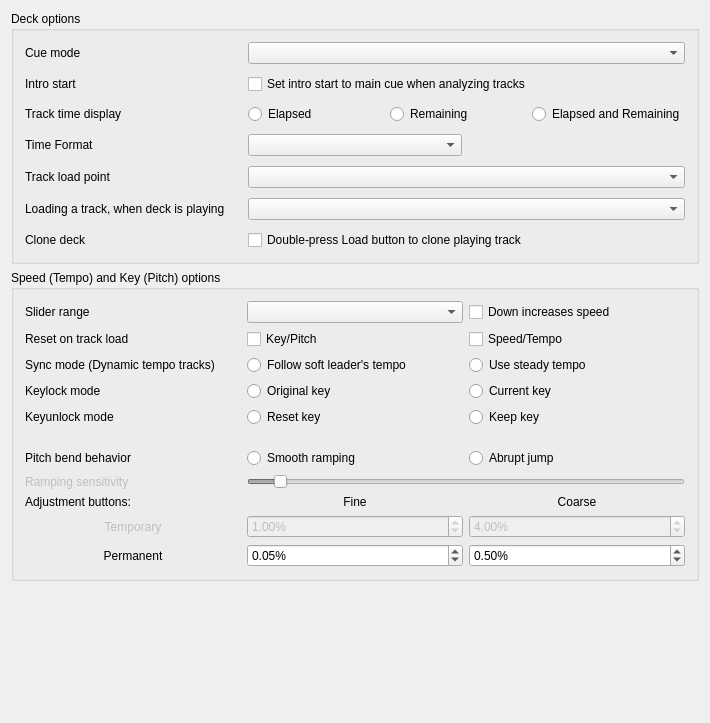
<?xml version="1.0" encoding="UTF-8"?>
<ui version="4.0">
 <class>DlgPrefDeckDlg</class>
 <widget class="QWidget" name="DlgPrefDeckDlg">
  <property name="geometry">
   <rect>
    <x>0</x>
    <y>0</y>
    <width>710</width>
    <height>723</height>
   </rect>
  </property>
  <property name="windowTitle">
   <string>Deck Preferences</string>
  </property>
  <layout class="QGridLayout" name="gridLayout_3">
   <item row="0" column="0">
    <widget class="QGroupBox" name="groupBoxDeckOptions">
     <property name="title">
      <string>Deck options</string>
     </property>
     <layout class="QGridLayout" name="GridLayout1">
      <property name="spacing">
       <number>10</number>
      </property>
      <item row="5" column="0">
       <widget class="QLabel" name="labelLoadWhenDeckPlaying">
        <property name="text">
         <string>Loading a track, when deck is playing</string>
        </property>
        <property name="buddy">
         <cstring>comboBoxLoadWhenDeckPlaying</cstring>
        </property>
       </widget>
      </item>
      <item row="0" column="0">
       <widget class="QLabel" name="labelCueMode">
        <property name="text">
         <string>Cue mode</string>
        </property>
        <property name="openExternalLinks">
         <bool>true</bool>
        </property>
        <property name="buddy">
         <cstring>ComboBoxCueMode</cstring>
        </property>
       </widget>
      </item>
      <item row="4" column="1" colspan="2">
       <widget class="QComboBox" name="comboBoxLoadPoint"/>
      </item>
      <item row="1" column="1" colspan="2">
       <widget class="QCheckBox" name="checkBoxIntroStartMove">
        <property name="toolTip">
         <string>When the analyzer places the intro start point automatically,
it will place it at the main cue point if the main cue point has been set previously.
This may be helpful for upgrading to NRave 2.3 from earlier versions.

If this option is disabled, the intro start point is automatically placed at the first sound.</string>
        </property>
        <property name="text">
         <string>Set intro start to main cue when analyzing tracks</string>
        </property>
       </widget>
      </item>
      <item row="1" column="0">
       <widget class="QLabel" name="labelIntroStartMove">
        <property name="text">
         <string>Intro start</string>
        </property>
        <property name="buddy">
         <cstring>ComboBoxCueMode</cstring>
        </property>
       </widget>
      </item>
      <item row="0" column="1" colspan="2">
       <widget class="QComboBox" name="ComboBoxCueMode">
        <property name="toolTip">
         <string>NRave mode:
- Cue button while pause at cue point = preview
- Cue button while pause not at cue point = set cue point
- Cue button while playing = pause at cue point
NRave mode (no blinking):
- Same as NRave mode but with no blinking indicators
Pioneer mode:
- Same as NRave mode with a flashing play button
Denon mode:
- Cue button at cue point = preview
- Cue button not at cue point = pause at cue point
- Play = set cue point
Numark mode:
- Same as Denon mode, but without a flashing play button
CUP mode:
- Cue button while pause at cue point = play after release
- Cue button while pause not at cue point = set cue point and play after release
- Cue button while playing = go to cue point and play after release
</string>
        </property>
       </widget>
      </item>
      <item row="6" column="0">
       <widget class="QLabel" name="labelCloneDeckOnLoadDoubleTap">
        <property name="text">
         <string>Clone deck</string>
        </property>
        <property name="buddy">
         <cstring>checkBoxCloneDeckOnLoadDoubleTap</cstring>
        </property>
       </widget>
      </item>
      <item row="3" column="0">
       <widget class="QLabel" name="labelTimeDisplay">
        <property name="text">
         <string>Time Format</string>
        </property>
       </widget>
      </item>
      <item row="3" column="1">
       <widget class="QComboBox" name="comboBoxTimeFormat"/>
      </item>
      <item row="4" column="0">
       <widget class="QLabel" name="labelLoadPoint">
        <property name="text">
         <string>Track load point</string>
        </property>
       </widget>
      </item>
      <item row="2" column="0">
       <widget class="QLabel" name="labelPositionDisplay">
        <property name="enabled">
         <bool>true</bool>
        </property>
        <property name="font">
         <font/>
        </property>
        <property name="text">
         <string>Track time display</string>
        </property>
        <property name="wordWrap">
         <bool>false</bool>
        </property>
        <property name="buddy">
         <cstring>radioButtonElapsed</cstring>
        </property>
       </widget>
      </item>
      <item row="5" column="1" colspan="2">
       <widget class="QComboBox" name="comboBoxLoadWhenDeckPlaying"/>
      </item>
      <item row="2" column="1" colspan="2">
       <layout class="QHBoxLayout" name="horizontalLayout">
        <item>
         <widget class="QRadioButton" name="radioButtonElapsed">
          <property name="text">
           <string>Elapsed</string>
          </property>
          <attribute name="buttonGroup">
           <string notr="true">buttonGroupTrackTime</string>
          </attribute>
         </widget>
        </item>
        <item>
         <widget class="QRadioButton" name="radioButtonRemaining">
          <property name="text">
           <string>Remaining</string>
          </property>
          <attribute name="buttonGroup">
           <string notr="true">buttonGroupTrackTime</string>
          </attribute>
         </widget>
        </item>
        <item>
         <widget class="QRadioButton" name="radioButtonElapsedAndRemaining">
          <property name="text">
           <string>Elapsed and Remaining</string>
          </property>
          <attribute name="buttonGroup">
           <string notr="true">buttonGroupTrackTime</string>
          </attribute>
         </widget>
        </item>
       </layout>
      </item>
      <item row="6" column="1" colspan="2">
       <widget class="QCheckBox" name="checkBoxCloneDeckOnLoadDoubleTap">
        <property name="toolTip">
         <string>Create a playing clone of the first playing deck by double-tapping a Load button on a controller or keyboard.
You can always drag-and-drop tracks on screen to clone a deck.</string>
        </property>
        <property name="text">
         <string>Double-press Load button to clone playing track</string>
        </property>
       </widget>
      </item>
     </layout>
    </widget>
   </item>
   <item row="1" column="0">
    <widget class="QGroupBox" name="groupBoxSpeedPitchOptions">
     <property name="title">
      <string>Speed (Tempo) and Key (Pitch) options</string>
     </property>
     <layout class="QGridLayout" name="gridLayout_7">
      <item row="0" column="0">
       <layout class="QGridLayout" name="GridLayoutSpeedOptions">
        <item row="11" column="2">
         <widget class="QDoubleSpinBox" name="spinBoxPermanentRateCoarse">
          <property name="toolTip">
           <string>Permanent rate change when left-clicking</string>
          </property>
          <property name="accelerated">
           <bool>true</bool>
          </property>
          <property name="suffix">
           <string>%</string>
          </property>
          <property name="decimals">
           <number>2</number>
          </property>
          <property name="minimum">
           <double>0.010000000000000</double>
          </property>
          <property name="maximum">
           <double>10.000000000000000</double>
          </property>
          <property name="singleStep">
           <double>0.010000000000000</double>
          </property>
          <property name="value">
           <double>0.500000000000000</double>
          </property>
         </widget>
        </item>
        <item row="11" column="1">
         <widget class="QDoubleSpinBox" name="spinBoxPermanentRateFine">
          <property name="toolTip">
           <string>Permanent rate change when right-clicking</string>
          </property>
          <property name="accelerated">
           <bool>true</bool>
          </property>
          <property name="suffix">
           <string>%</string>
          </property>
          <property name="decimals">
           <number>2</number>
          </property>
          <property name="minimum">
           <double>0.010000000000000</double>
          </property>
          <property name="maximum">
           <double>10.000000000000000</double>
          </property>
          <property name="singleStep">
           <double>0.010000000000000</double>
          </property>
          <property name="value">
           <double>0.050000000000000</double>
          </property>
         </widget>
        </item>
        <item row="1" column="0">
         <widget class="QLabel" name="labelSpeedPitchReset">
          <property name="text">
           <string>Reset on track load</string>
          </property>
          <property name="buddy">
           <cstring>checkBoxResetPitch</cstring>
          </property>
         </widget>
        </item>
        <item row="3" column="2">
         <widget class="QRadioButton" name="radioButtonCurrentKey">
          <property name="text">
           <string>Current key</string>
          </property>
          <attribute name="buttonGroup">
           <string notr="true">buttonGroupKeyLockMode</string>
          </attribute>
         </widget>
        </item>
        <item row="10" column="1">
         <widget class="QDoubleSpinBox" name="spinBoxTemporaryRateFine">
          <property name="enabled">
           <bool>false</bool>
          </property>
          <property name="toolTip">
           <string>Temporary rate change when right-clicking</string>
          </property>
          <property name="accelerated">
           <bool>true</bool>
          </property>
          <property name="suffix">
           <string>%</string>
          </property>
          <property name="decimals">
           <number>2</number>
          </property>
          <property name="minimum">
           <double>0.010000000000000</double>
          </property>
          <property name="maximum">
           <double>10.000000000000000</double>
          </property>
          <property name="singleStep">
           <double>0.010000000000000</double>
          </property>
          <property name="value">
           <double>1.000000000000000</double>
          </property>
         </widget>
        </item>
        <item row="11" column="0">
         <widget class="QLabel" name="labelSpeedPermanent">
          <property name="text">
           <string>Permanent</string>
          </property>
          <property name="alignment">
           <set>Qt::AlignCenter</set>
          </property>
         </widget>
        </item>
        <item row="7" column="1" colspan="2">
         <widget class="QSlider" name="SliderRateRampSensitivity">
          <property name="enabled">
           <bool>false</bool>
          </property>
          <property name="minimum">
           <number>100</number>
          </property>
          <property name="maximum">
           <number>2500</number>
          </property>
          <property name="singleStep">
           <number>50</number>
          </property>
          <property name="value">
           <number>250</number>
          </property>
          <property name="orientation">
           <enum>Qt::Horizontal</enum>
          </property>
         </widget>
        </item>
        <item row="10" column="0">
         <widget class="QLabel" name="labelSpeedTemporary">
          <property name="enabled">
           <bool>false</bool>
          </property>
          <property name="text">
           <string>Temporary</string>
          </property>
          <property name="alignment">
           <set>Qt::AlignCenter</set>
          </property>
         </widget>
        </item>
        <item row="2" column="0">
         <widget class="QLabel" name="labelSyncMode">
          <property name="text">
           <string>Sync mode (Dynamic tempo tracks)</string>
          </property>
          <property name="openExternalLinks">
           <bool>true</bool>
          </property>
         </widget>
        </item>
        <item row="3" column="0">
         <widget class="QLabel" name="labelKeylockMode">
          <property name="text">
           <string>Keylock mode</string>
          </property>
          <property name="buddy">
           <cstring>radioButtonOriginalKey</cstring>
          </property>
         </widget>
        </item>
        <item row="7" column="0">
         <widget class="QLabel" name="labelSpeedRampSensitivity">
          <property name="enabled">
           <bool>false</bool>
          </property>
          <property name="text">
           <string>Ramping sensitivity</string>
          </property>
          <property name="buddy">
           <cstring>SliderRateRampSensitivity</cstring>
          </property>
         </widget>
        </item>
        <item row="6" column="0">
         <widget class="QLabel" name="labelSpeedBendBehavior">
          <property name="text">
           <string>Pitch bend behavior</string>
          </property>
          <property name="buddy">
           <cstring>radioButtonRateRampModeStepping</cstring>
          </property>
         </widget>
        </item>
        <item row="3" column="1">
         <widget class="QRadioButton" name="radioButtonOriginalKey">
          <property name="text">
           <string>Original key</string>
          </property>
          <attribute name="buttonGroup">
           <string notr="true">buttonGroupKeyLockMode</string>
          </attribute>
         </widget>
        </item>
        <item row="10" column="2">
         <widget class="QDoubleSpinBox" name="spinBoxTemporaryRateCoarse">
          <property name="enabled">
           <bool>false</bool>
          </property>
          <property name="toolTip">
           <string>Temporary rate change when left-clicking</string>
          </property>
          <property name="accelerated">
           <bool>true</bool>
          </property>
          <property name="suffix">
           <string>%</string>
          </property>
          <property name="decimals">
           <number>2</number>
          </property>
          <property name="minimum">
           <double>0.010000000000000</double>
          </property>
          <property name="maximum">
           <double>10.000000000000000</double>
          </property>
          <property name="singleStep">
           <double>0.010000000000000</double>
          </property>
          <property name="value">
           <double>4.000000000000000</double>
          </property>
         </widget>
        </item>
        <item row="1" column="2">
         <widget class="QCheckBox" name="checkBoxResetSpeed">
          <property name="text">
           <string>Speed/Tempo</string>
          </property>
         </widget>
        </item>
        <item row="1" column="1">
         <widget class="QCheckBox" name="checkBoxResetPitch">
          <property name="text">
           <string>Key/Pitch</string>
          </property>
         </widget>
        </item>
        <item row="9" column="0">
         <widget class="QLabel" name="labelSpeedAdjustment">
          <property name="text">
           <string>Adjustment buttons:</string>
          </property>
         </widget>
        </item>
        <item row="2" column="1">
         <widget class="QRadioButton" name="radioButtonSoftLeader">
          <property name="toolTip">
           <string>Apply tempo changes from a soft-leading track (usually the leaving track in a transition) to the follower tracks. After the transition, the follower track will continue with the previous leader's very last tempo. Changes from explicit selected leaders are always applied.</string>
          </property>
          <property name="text">
           <string>Follow soft leader's tempo</string>
          </property>
          <attribute name="buttonGroup">
           <string notr="true">buttonGroupSyncMode</string>
          </attribute>
         </widget>
        </item>
        <item row="9" column="2">
         <widget class="QLabel" name="labelSpeedCoarse">
          <property name="enabled">
           <bool>true</bool>
          </property>
          <property name="font">
           <font/>
          </property>
          <property name="toolTip">
           <string/>
          </property>
          <property name="text">
           <string>Coarse</string>
          </property>
          <property name="alignment">
           <set>Qt::AlignCenter</set>
          </property>
          <property name="wordWrap">
           <bool>false</bool>
          </property>
          <property name="buddy">
           <cstring>spinBoxPermanentRateCoarse</cstring>
          </property>
         </widget>
        </item>
        <item row="9" column="1">
         <widget class="QLabel" name="labelSpeedFine">
          <property name="enabled">
           <bool>true</bool>
          </property>
          <property name="font">
           <font/>
          </property>
          <property name="toolTip">
           <string/>
          </property>
          <property name="text">
           <string>Fine</string>
          </property>
          <property name="alignment">
           <set>Qt::AlignCenter</set>
          </property>
          <property name="wordWrap">
           <bool>false</bool>
          </property>
          <property name="buddy">
           <cstring>spinBoxPermanentRateFine</cstring>
          </property>
         </widget>
        </item>
        <item row="0" column="2">
         <widget class="QCheckBox" name="checkBoxInvertSpeedSlider">
          <property name="toolTip">
           <string>Make the speed sliders work like those on DJ turntables and CDJs where moving downward increases the speed</string>
          </property>
          <property name="text">
           <string>Down increases speed</string>
          </property>
         </widget>
        </item>
        <item row="0" column="0">
         <widget class="QLabel" name="labelSpeedSliderrange">
          <property name="enabled">
           <bool>true</bool>
          </property>
          <property name="font">
           <font/>
          </property>
          <property name="text">
           <string>Slider range</string>
          </property>
          <property name="wordWrap">
           <bool>false</bool>
          </property>
          <property name="buddy">
           <cstring>ComboBoxRateRange</cstring>
          </property>
         </widget>
        </item>
        <item row="0" column="1">
         <widget class="QComboBox" name="ComboBoxRateRange">
          <property name="font">
           <font/>
          </property>
          <property name="toolTip">
           <string>Adjusts the range of the speed (Vinyl &quot;Pitch&quot;) slider.</string>
          </property>
         </widget>
        </item>
        <item row="6" column="2">
         <widget class="QRadioButton" name="radioButtonRateRampModeStepping">
          <property name="text">
           <string>Abrupt jump</string>
          </property>
          <attribute name="buttonGroup">
           <string notr="true">buttonGroupSpeedBendBehavior</string>
          </attribute>
         </widget>
        </item>
        <item row="6" column="1">
         <widget class="QRadioButton" name="radioButtonRateRampModeLinear">
          <property name="toolTip">
           <string>Smoothly adjusts deck speed when temporary change buttons are held down</string>
          </property>
          <property name="text">
           <string>Smooth ramping</string>
          </property>
          <attribute name="buttonGroup">
           <string notr="true">buttonGroupSpeedBendBehavior</string>
          </attribute>
         </widget>
        </item>
        <item row="4" column="0">
         <widget class="QLabel" name="labelKeyunlockMode">
          <property name="text">
           <string>Keyunlock mode</string>
          </property>
         </widget>
        </item>
        <item row="4" column="1">
         <widget class="QRadioButton" name="radioButtonResetUnlockedKey">
          <property name="text">
           <string>Reset key</string>
          </property>
          <attribute name="buttonGroup">
           <string notr="true">buttonGroupKeyUnlockMode</string>
          </attribute>
         </widget>
        </item>
        <item row="4" column="2">
         <widget class="QRadioButton" name="radioButtonKeepUnlockedKey">
          <property name="text">
           <string>Keep key</string>
          </property>
          <attribute name="buttonGroup">
           <string notr="true">buttonGroupKeyUnlockMode</string>
          </attribute>
         </widget>
        </item>
        <item row="2" column="2">
         <widget class="QRadioButton" name="radioButtonLockBpm">
          <property name="toolTip">
           <string>The tempo of a previous soft leader track at the beginning of the transition is kept steady. After the transition, the follower track will maintain this original tempo. This technique serves as a workaround to avoid dynamic tempo changes, as seen during the outro of rubato-style tracks. For instance, it prevents the follower track from continuing with a slowed-down tempo of the soft leader. This corresponds to the behavior before NRave 2.4. Changes from explicit selected leaders are always applied.</string>
          </property>
          <property name="text">
           <string>Use steady tempo</string>
          </property>
          <attribute name="buttonGroup">
           <string notr="true">buttonGroupSyncMode</string>
          </attribute>
         </widget>
        </item>
        <item row="5" column="0">
         <spacer name="verticalSpacer1">
          <property name="orientation">
           <enum>Qt::Vertical</enum>
          </property>
          <property name="sizeHint" stdset="0">
           <size>
            <width>20</width>
            <height>15</height>
           </size>
          </property>
         </spacer>
        </item>
       </layout>
      </item>
     </layout>
    </widget>
   </item>
   <item row="2" column="0">
    <spacer name="verticalSpacer2">
     <property name="orientation">
      <enum>Qt::Vertical</enum>
     </property>
     <property name="sizeHint" stdset="0">
      <size>
       <width>20</width>
       <height>40</height>
      </size>
     </property>
    </spacer>
   </item>
  </layout>
 </widget>
 <layoutdefault spacing="6" margin="11"/>
 <tabstops>
  <tabstop>ComboBoxCueMode</tabstop>
  <tabstop>checkBoxIntroStartMove</tabstop>
  <tabstop>radioButtonElapsed</tabstop>
  <tabstop>radioButtonRemaining</tabstop>
  <tabstop>radioButtonElapsedAndRemaining</tabstop>
  <tabstop>comboBoxTimeFormat</tabstop>
  <tabstop>comboBoxLoadPoint</tabstop>
  <tabstop>comboBoxLoadWhenDeckPlaying</tabstop>
  <tabstop>checkBoxCloneDeckOnLoadDoubleTap</tabstop>
  <tabstop>ComboBoxRateRange</tabstop>
  <tabstop>checkBoxInvertSpeedSlider</tabstop>
  <tabstop>checkBoxResetPitch</tabstop>
  <tabstop>checkBoxResetSpeed</tabstop>
  <tabstop>radioButtonSoftLeader</tabstop>
  <tabstop>radioButtonOriginalKey</tabstop>
  <tabstop>radioButtonCurrentKey</tabstop>
  <tabstop>radioButtonResetUnlockedKey</tabstop>
  <tabstop>radioButtonKeepUnlockedKey</tabstop>
  <tabstop>radioButtonRateRampModeLinear</tabstop>
  <tabstop>radioButtonRateRampModeStepping</tabstop>
  <tabstop>SliderRateRampSensitivity</tabstop>
  <tabstop>spinBoxTemporaryRateFine</tabstop>
  <tabstop>spinBoxTemporaryRateCoarse</tabstop>
  <tabstop>spinBoxPermanentRateFine</tabstop>
  <tabstop>spinBoxPermanentRateCoarse</tabstop>
 </tabstops>
 <resources/>
 <buttongroups>
  <buttongroup name="buttonGroupTrackTime"/>
  <buttongroup name="buttonGroupKeyUnlockMode"/>
  <buttongroup name="buttonGroupKeyLockMode"/>
  <buttongroup name="buttonGroupSpeedBendBehavior"/>
  <buttongroup name="buttonGroupSyncMode"/>
 </buttongroups>
</ui>
